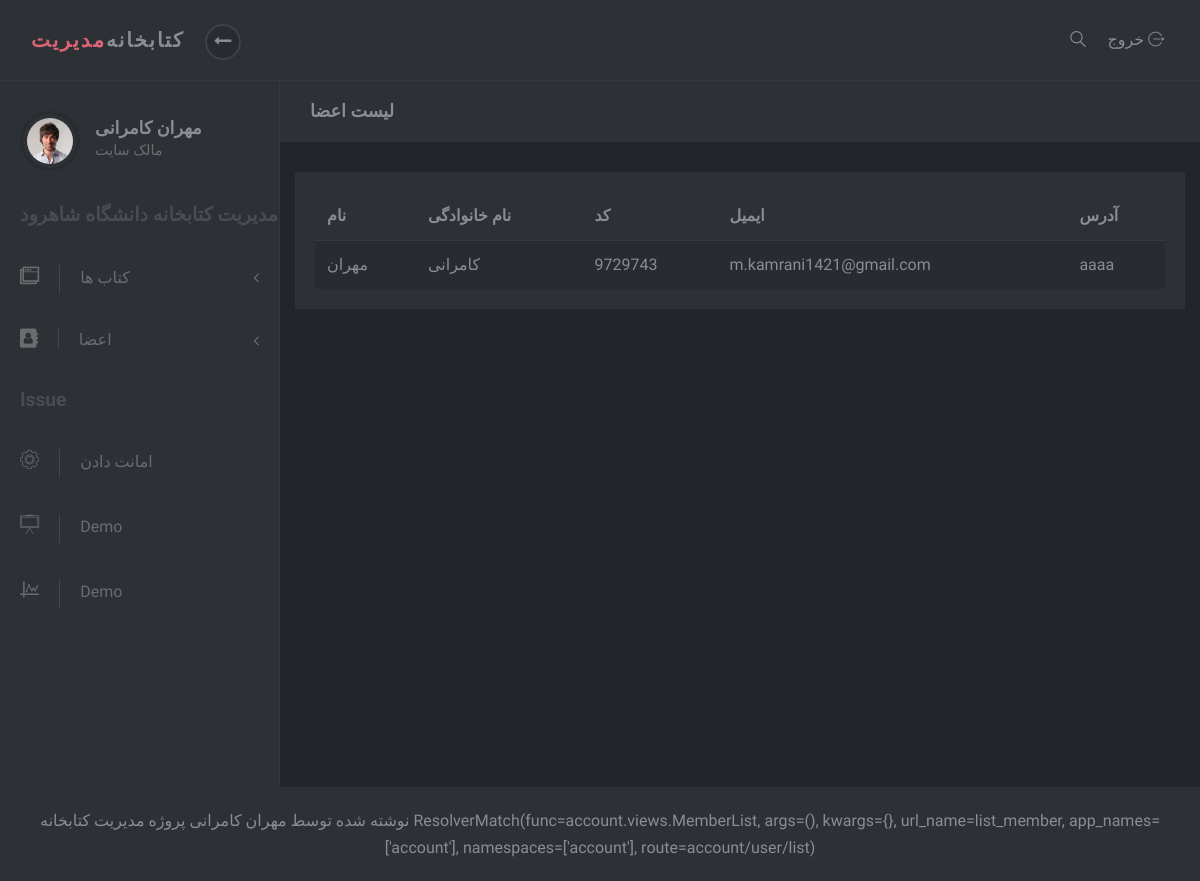
/account/user/list (signed in), run on an earlier commit of the app's database.
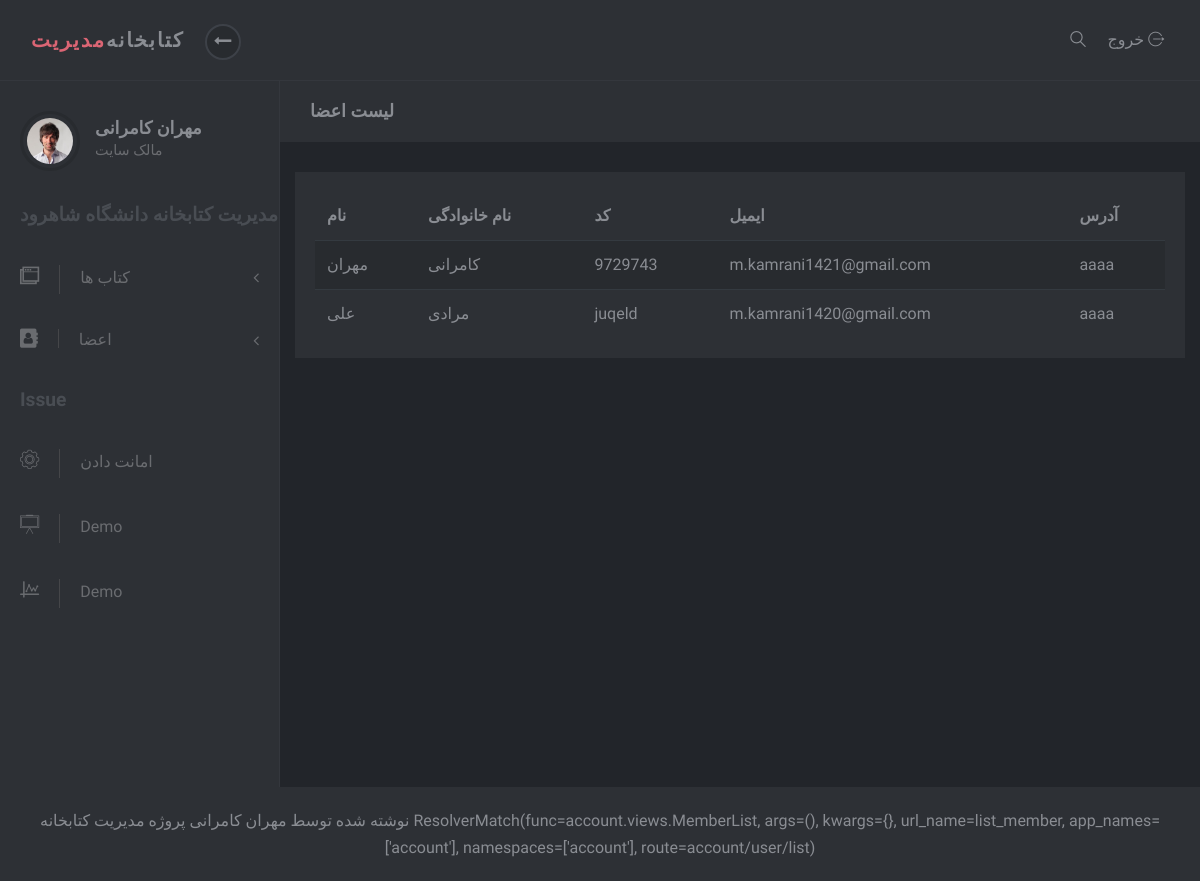
And on a later commit of the database.
### account/models.py (models this page shows)
class User(AbstractUser):
	email = models.EmailField(unique=True, verbose_name='ایمیل')
	slug = models.SlugField(unique=True, blank=True, verbose_name="کد کاربر")
	address=models.CharField(default='aaaa',max_length=200,verbose_name='آدرس')

### account/views.py (the view)
# urls.py: path('user/list', MemberList.as_view(), name='list_member'),
class MemberList(SuperUserAccessMixin, ListView):
    template_name = 'registrations/list_member.html'
    queryset = User.objects.all()

### account/mixins.py (called while the page is built)
    def dispatch(self, request, *args, **kwargs):
        if request.user.is_superuser:
            return super().dispatch(request, *args, **kwargs)
        else:
            raise Http404

### templates/registrations/list_member.html (shortened to what this page needs)
{% extends 'registrations/base.html' %}
{% load static %}
{% block code %}
    <div class="page-content">
        <div class="page-header">
            <div class="container-fluid">
                <h2 class="h5 no-margin-bottom">لیست اعضا</h2>
            </div>
        </div>
        <div class="col-lg-12">
            <div class="block">
                <div class="table-responsive">
                    <table class="table table-striped table-hover">
                        <thead>
                        <tr>
                            <th>نام</th>
                            <th>نام خانوادگی</th>
                            <th>کد</th>
                            <th>ایمیل</th>
                            <th>آدرس</th>
                        </tr>
                        </thead>
                        <tbody>
                        {% for member in object_list %}
                            <tr>
                                <td>{{ member.first_name }}</td>
                                <td>{{ member.last_name }}</td>
                                <td>{{ member.slug }}</td>
                                <td>{{ member.email }}</td>
                                <td>{{ member.address }}</td>
                            </tr>
                        {% endfor %}
                        </tbody>
                    </table>
                </div>
            </div>
        </div>
    </div>
{% endblock %}

### templates/registrations/sidebar.html (shortened to what this page needs)
{% load static %}
<nav id="sidebar">
    <div class="sidebar-header d-flex align-items-center">
        <div class="avatar"><img src="{% static 'adminlte/img/avatar-6.jpg' %}" alt="..."
                                 class="img-fluid rounded-circle"></div>
        <div class="title">
            <h1 class="h5">{{ request.user.get_full_name }}</h1>
            {% if request.user.is_superuser %}
                <p>مالک سایت</p>
            {% else %}
                <p>کاربر عادی</p>
            {% endif %}
        </div>
    </div>
    <span class="heading">مدیریت کتابخانه دانشگاه شاهرود</span>
    <ul class="list-unstyled">
        <li>
            <a href="#exampledropdownDropdown" aria-expanded="false" data-toggle="collapse">
                <i class="icon-windows"></i>کتاب ها </a>
        </li>
        {% if request.user.is_superuser %}
            <li>
                <a href="#exampledropdownDropdown2" aria-expanded="false" data-toggle="collapse">
                    <i class="fa fa-address-book" aria-hidden="true"></i>اعضا</a>
            </li>
            </ul>
            <span class="heading">Issue</span>
            <ul class="list-unstyled">
                <li><a href="{% url 'account:issue' %}"> <i class="icon-settings"></i>امانت دادن </a></li>
                <li><a href="#"> <i class="icon-writing-whiteboard"></i>Demo </a></li>
                <li><a href="#"> <i class="icon-chart"></i>Demo </a></li>
            </ul>
        {% endif %}
</nav>

What changed in the data, as far as the page shows it:
added User: first_name "علی", last_name "مرادی", slug "juqeld", email "m.kamrani1420@gmail.com", address "aaaa"
